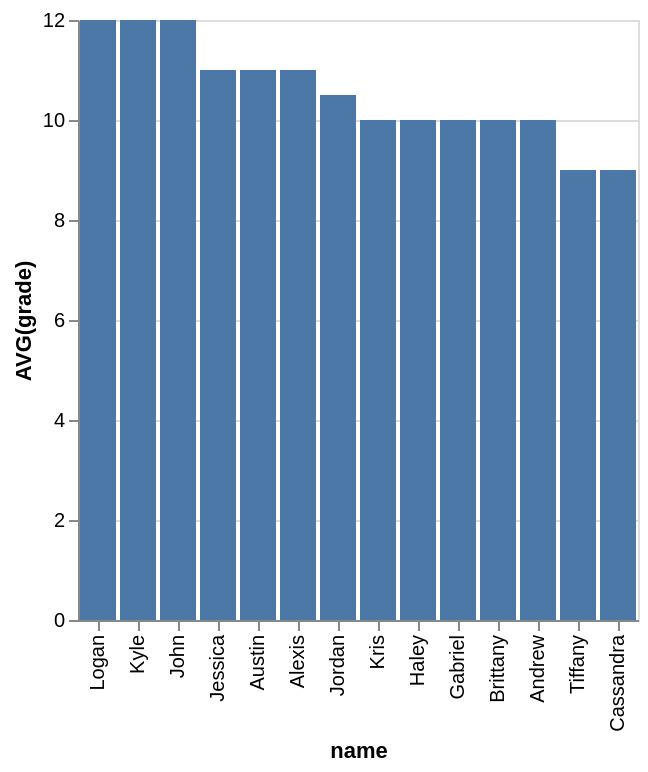

This figure's Vega-Lite source:
### Vega-Lite specification from a JSON file in a GitHub repository (floating-point values rounded to 4 significant figures)
{"data": {"values": [{"x_data": "Logan", "y_data": 12}, {"x_data": "Kyle", "y_data": 12}, {"x_data": "John", "y_data": 12}, {"x_data": "Jessica", "y_data": 11}, {"x_data": "Austin", "y_data": 11}, {"x_data": "Alexis", "y_data": 11}, {"x_data": "Jordan", "y_data": 10.5}, {"x_data": "Kris", "y_data": 10}, {"x_data": "Haley", "y_data": 10}, {"x_data": "Gabriel", "y_data": 10}, {"x_data": "Brittany", "y_data": 10}, {"x_data": "Andrew", "y_data": 10}, {"x_data": "Tiffany", "y_data": 9}, {"x_data": "Cassandra", "y_data": 9}]}, "mark": "bar", "encoding": {"x": {"field": "x_data", "type": "nominal", "title": "name", "sort": {"op": "sum", "field": "y_data", "order": "descending"}}, "y": {"field": "y_data", "type": "quantitative", "title": "AVG(grade)"}}}
